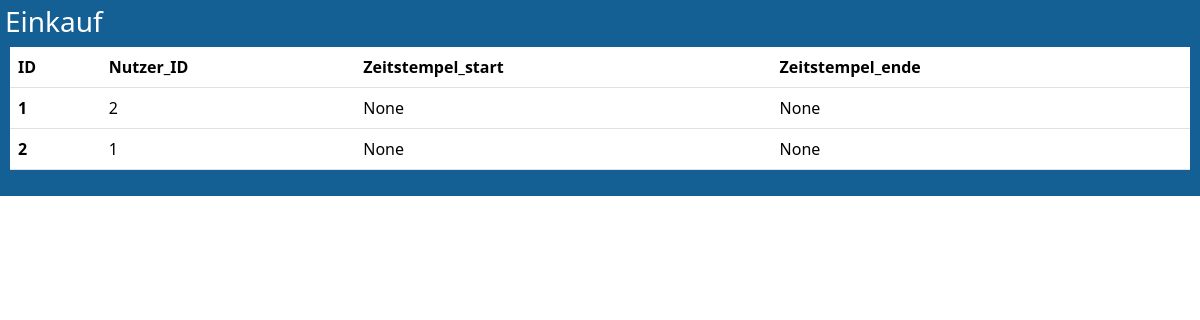
/Einkauf, run on an earlier commit of the app's database.
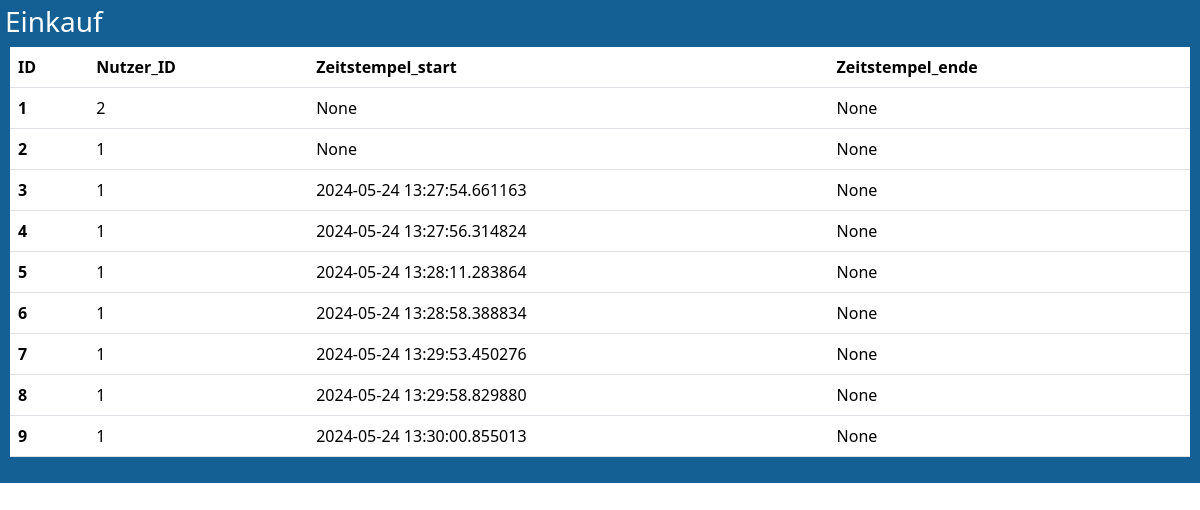
And on a later commit of the database.
### model.py (models this page shows, shortened)
class Einkauf(db.Model):
    __tablename__ = 'einkauf'
    ID = db.Column(db.Integer, primary_key=True)
    Nutzer_ID = db.Column(db.Integer, db.ForeignKey('nutzer.ID'))
    Zeitstempel_start = db.Column(db.DateTime)
    Zeitstempel_ende = db.Column(db.DateTime)
    nutzer = relationship("Nutzer")

### app_admin.py (the view)
@admin.route('/Einkauf')
def show_einkauf():
    einkauf_entries = db.session.query(Einkauf).all()
    column_names =["ID", "Nutzer_ID",  "Zeitstempel_start","Zeitstempel_ende" ]
    return render_template('db_table_view.html', entries=einkauf_entries, column_names=column_names, title = "Einkauf")

### templates/db_table_view.html (shortened to what this page needs)
<!DOCTYPE html>
<html lang="en">
<head>
    <link rel="stylesheet" type="text/css" href="{{ url_for('static', filename='style.css') }}">
    <link href="https://cdn.jsdelivr.net/npm/bootstrap@5.3.3/dist/css/bootstrap.min.css" rel="stylesheet"
>
</head>
<body>
    <div class="dbPage-container">
        <h3>{{title}}</h1>
        <div class = " table-container">
            <table class="table">
                <thead class="thead-light">
                <tr>
                    {% for name in column_names %}
                        <th scope="col">{{ name }}</th>
                    {% endfor %}
                </tr>
                </thead>
                <tbody>
                    {% for entry in entries %}
                        <tr>
                            {% for identifier in column_names %}
                                {% if identifier == "ID" %}
                                    <th scope="row">{{ entry.ID }}</th>
                                {% else %}
                                    <td>{{ entry[identifier]  }}</td>
                                {% endif%}
                            {% endfor %}
                        </tr>
                    {% endfor %}
                </tbody>
            </table>
        </div>
    </div>
</body>
</html>

### static/style.css (style rules this page uses)
header, body, footer { background-color: rgb(24, 115, 180); color: white; height: auto; display: flex; flex-direction: column; }
.dbPage-container { background-color: rgb(20, 95, 148); color: white; flex: 1; overflow: hidden; padding: 5px; height: auto; }
.table-container { overflow-y: auto; overflow-x: auto; max-width: 100%; max-height: 75vh; margin: 5px; }
.table { width: 100%; border-collapse: collapse; table-layout: auto; }
td, th { padding : 5px; overflow: hidden; text-overflow: ellipsis; }

What changed in the data, as far as the page shows it:
added Einkauf: ID "3", Nutzer_ID "1" "2024-05-24 13:27:54.661163" "None"
added Einkauf: ID "4", Nutzer_ID "1" "2024-05-24 13:27:56.314824" "None"
added Einkauf: ID "5", Nutzer_ID "1" "2024-05-24 13:28:11.283864" "None"
added Einkauf: ID "6", Nutzer_ID "1" "2024-05-24 13:28:58.388834" "None"
added Einkauf: ID "7", Nutzer_ID "1" "2024-05-24 13:29:53.450276" "None"
added Einkauf: ID "8", Nutzer_ID "1" "2024-05-24 13:29:58.829880" "None"
added Einkauf: ID "9", Nutzer_ID "1" "2024-05-24 13:30:00.855013" "None"
